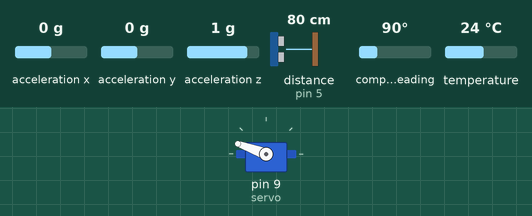
The sketch below on a simulated Arduino Uno, built with avr-gcc and run on an emulated ATmega328P. Parts: servo. Wiring (inferred from the names in the program): ultrasonic range finder: trigger pin 4; echo pin 5. The test bench sets the inputs (shaded band); at power-on: distance to the obstacle (sensor on pin 5) 80 cm, acceleration x 0 g, acceleration y 0 g, acceleration z 1 g, compass heading 90°, temperature 24 °C. The echo pulse lasts 58.3 µs per cm; what the sketch prints to the serial monitor is not drawn.

Above: at 2.2 s.
2.3 s: distance to the obstacle (sensor on pin 5) set to 2 cm
At 3.5 s:
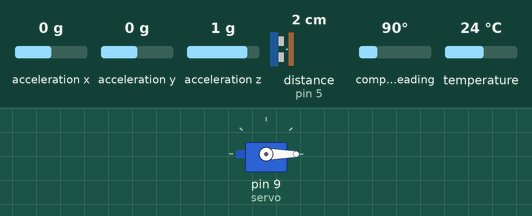
3.8 s: distance to the obstacle (sensor on pin 5) set to 18 cm
At 4.1 s:
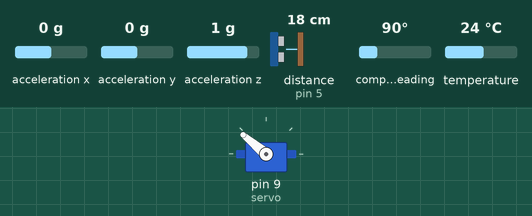
5.3 s: distance to the obstacle (sensor on pin 5) set to 4 cm
At 6.0 s:
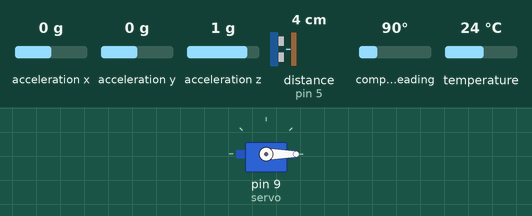
6.8 s: distance to the obstacle (sensor on pin 5) set to 35 cm
At 7.6 s:
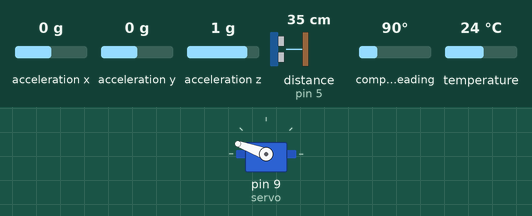
Timing chart, 0 to 9.3 s (numbered marks = the images above; inputs shaded):
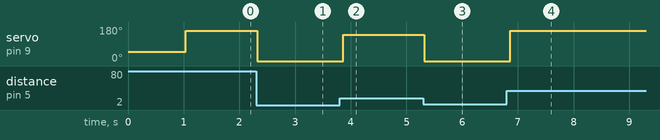

Measured:
- after the input at 2.3 s, servo on pin 9 (servo): 160° → 0° at once
- after the input at 3.8 s, servo on pin 9 (servo): 0° → 140° after 0.07 s
- after the input at 5.3 s, servo on pin 9 (servo): 140° → 0° at once
- after the input at 6.8 s, servo on pin 9 (servo): 0° → 160° after 0.07 s

The sketch:

balance_02.ino
```cpp
/*PID controller system with Arduino.
 * http://srituhobby.com
 */

#include <Wire.h>
#include <Adafruit_Sensor.h>
#include <Adafruit_BNO055.h>
#include <utility/imumaths.h>
#include <Servo.h>
#include <PID_v2.h>
Servo servo;

#define trig 4
#define echo 5

#define kp 60
#define ki 0
#define kd 0
#define BNO055_SAMPLERATE_DELAY_MS (100)

Adafruit_BNO055 bno = Adafruit_BNO055(-1, 0x28);
double priError = 0;
double toError = 0;

void setup() {
  pinMode(trig, OUTPUT);
  pinMode(echo, INPUT);
  servo.attach(9);
  Serial.begin(9600);
  servo.write(50);

  Serial.println("Orientation Sensor Raw Data Test"); Serial.println("");

  /* Initialise the sensor */
  if(!bno.begin())
  {
    /* There was a problem detecting the BNO055 ... check your connections */
    Serial.print("Ooops, no BNO055 detected ... Check your wiring or I2C ADDR!");
    while(1);
  }

  delay(1000);

  /* Display the current temperature */
  int8_t temp = bno.getTemp();
  Serial.print("Current Temperature: ");
  Serial.print(temp);
  Serial.println(" C");
  Serial.println("");

  bno.setExtCrystalUse(true);

  Serial.println("Calibration status values: 0=uncalibrated, 3=fully calibrated");

}
void loop() {
  PID();
  //  int a = distance();
  //  Serial.println(a);
}

long distance () {
  digitalWrite(trig, LOW);
  delayMicroseconds(4);
  digitalWrite(trig, HIGH);
  delayMicroseconds(10);
  digitalWrite(trig, LOW);

  long t = pulseIn(echo, HIGH);
  long cm = t / 29 / 2;
  return cm;
}

void PID() {
  int dis = distance();


  int setP = 15;
  double error = setP - dis;


  double Pvalue = error * kp;
  double Ivalue = toError * ki;
  double Dvalue = (error - priError) * kd;

  double PIDvalue = Pvalue + Ivalue + Dvalue;
  priError = error;
  toError += error;

  int Fvalue = (int)PIDvalue;


  Fvalue = map(Fvalue, -160, 160, 160, 0);


  if (Fvalue < 0) {
    Fvalue = 0;
  }
  if (Fvalue > 160) {
    Fvalue = 160;
  }

  servo.write(Fvalue);

  imu::Vector<3> euler = bno.getVector(Adafruit_BNO055::VECTOR_EULER);

  /* Display the floating point data */
  Serial.print("Y:");
  Serial.print(euler.y());
  Serial.println("");
  delay(BNO055_SAMPLERATE_DELAY_MS);
}
```
